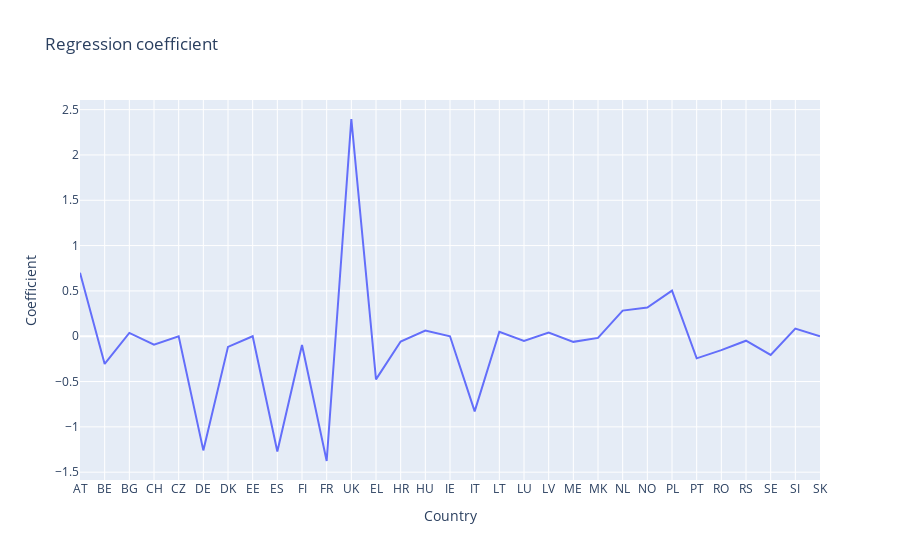

Notebook code cell kept with this figure:
### Code cell
fig = go.Figure()

fig.add_trace(go.Scatter(x=reg_parameters_temp.columns, y=reg_parameters_trend.iloc[0,:], mode='lines', name='Trend coeff'))
fig.update_layout(title='Regression coefficient',
                  xaxis_title='Country',
                  yaxis_title='Coefficient')
fig.show()

### Figure 1 — Plotly figure (JSON) as saved in the notebook; plotly's stock layout.template omitted (floating-point values rounded to 4 significant figures)
{"data": [{"mode": "lines", "name": "Trend coeff", "type": "scatter", "x": ["AT", "BE", "BG", "CH", "CZ", "DE", "DK", "EE", "ES", "FI", "FR", "UK", "EL", "HR", "HU", "IE", "IT", "LT", "LU", "LV", "ME", "MK", "NL", "NO", "PL", "PT", "RO", "RS", "SE", "SI", "SK"], "y": [0.7002, -0.3056, 0.03626, -0.0933, 0, -1.26, -0.1173, 0, -1.272, -0.09718, -1.377, 2.397, -0.4764, -0.05823, 0.06228, 0, -0.8291, 0.04996, -0.0522, 0.04036, -0.0621, -0.01835, 0.2826, 0.3165, 0.5026, -0.244, -0.1529, -0.04932, -0.2057, 0.08416, 0]}], "layout": {"title": {"text": "Regression coefficient"}, "xaxis": {"title": {"text": "Country"}}, "yaxis": {"title": {"text": "Coefficient"}}}}
